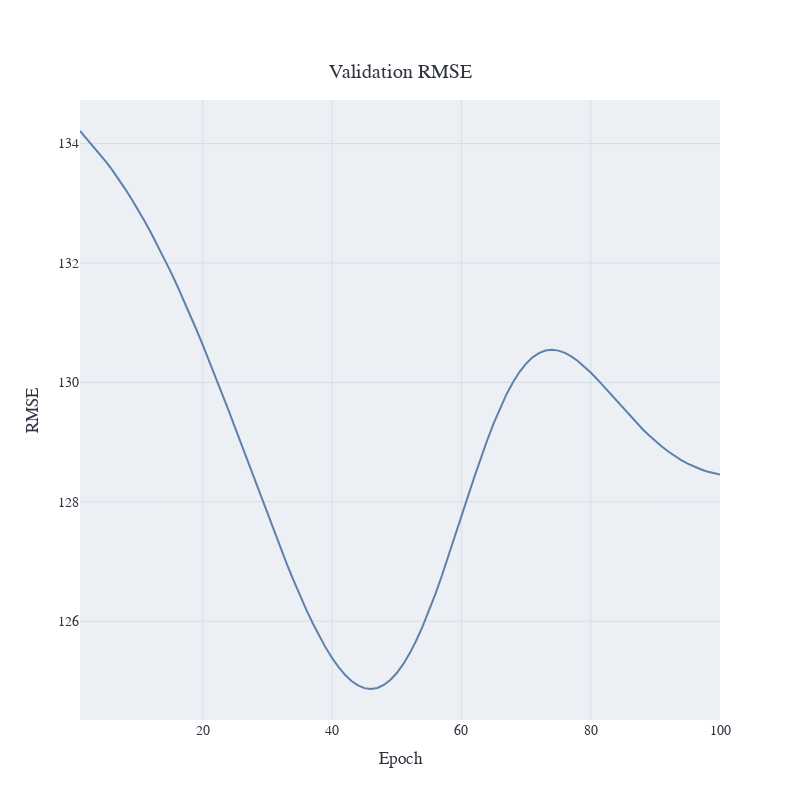

Notebook source saved alongside this figure:
### Code cell
import plotly.graph_objects as go
import numpy as np

epochs = np.arange(1, 101)

mlp_val_losses = [134.21015324622425, 134.08696600760643, 133.96279071770266, 133.83474972657513, 133.6985444245748, 133.55381347513068, 133.40058037261306, 133.2380022154903, 133.06673460852267, 132.88733920834972, 132.69959171235232, 132.5030807424869, 132.29738340666455, 132.08291518729817, 131.85970734790442, 131.6278341337804, 131.38790374307675, 131.14040811521443, 130.8860877585926, 130.62526166241736, 130.35828032771835, 130.0856839019959, 129.80801629233073, 129.5259988380711, 129.24043424466663, 128.95219257054143, 128.66240952585957, 128.37213969549623, 128.0824929488804, 127.79478407171985, 127.51043921724605, 127.23097767323608, 126.95803163595046, 126.69334285983616, 126.43867785536393, 126.19600098284613, 125.96725765054981, 125.75448472991927, 125.55968451298371, 125.3849151737361, 125.23223348917602, 125.10373039751852, 125.00121093163457, 124.92644710988942, 124.88105278123659, 124.86657723095881, 124.88385228883676, 124.93383405076865, 125.01734254694426, 125.13376436587768, 125.28285185431405, 125.4633560484395, 125.67436452370666, 125.91381213329021, 126.17841024096595, 126.46506666244834, 126.7705003761719, 127.09043439860059, 127.42032973465223, 127.75437630101953, 128.08791383996774, 128.415965347966, 128.73344098611284, 129.03546932432957, 129.31755971251545, 129.5757500460638, 129.80674487724048, 130.0079700080922, 130.1776580533311, 130.31485309626066, 130.41941058082574, 130.49191785317586, 130.53369266926833, 130.54657484256336, 130.5328921670703, 130.4953303762246, 130.4368261841724, 130.36040786028556, 130.2691699544639, 130.16613482872572, 130.05420294294606, 129.9361096005456, 129.81435061271154, 129.6911897065487, 129.56864282350494, 129.4485524614895, 129.33229216585858, 129.22111167733004, 129.11589391899048, 129.01741797379532, 128.9262522360167, 128.8427911982273, 128.7672925280329, 128.6998992326723, 128.64057850266377, 128.5892579713601, 128.545749698794, 128.5098032495965, 128.48111333723335, 128.4593275248045]
fig = go.Figure()

nord_colors = {
    'background': '#ECEFF4',
    'text': '#2E3440',
    'line1': '#5E81AC',
    'line2': '#81A1C1',
    'grid': '#D8DEE9'
}

fig.add_trace(go.Scatter(
    x=epochs,
    y=mlp_val_losses,
    mode='lines',
    name='Validation RMSE',
    line=dict(color=nord_colors['line1'], width=2)
))


fig.update_layout(
    title='Validation RMSE',
    xaxis_title='Epoch',
    yaxis_title='RMSE',
    font=dict(family="Arial", size=14, color=nord_colors['text']),
    hovermode='x unified',
    plot_bgcolor=nord_colors['background'],
    # paper_bgcolor=nord_colors['background'],
    legend=dict(
        bgcolor=nord_colors['background'],
        bordercolor=nord_colors['text']
    ),
    height=800,
    width=800,
    title_x=.5,
    title_y=0.92,
)

fig.update_xaxes(
    showgrid=True, 
    gridwidth=1, 
    gridcolor=nord_colors['grid'],
    zeroline=False,
    color=nord_colors['text']
)
fig.update_yaxes(
    showgrid=True, 
    gridwidth=1, 
    gridcolor=nord_colors['grid'],
    zeroline=False,
    color=nord_colors['text']
)



fig.show()

fig.write_html("../../graphs/rmse_validation_plot.html")
